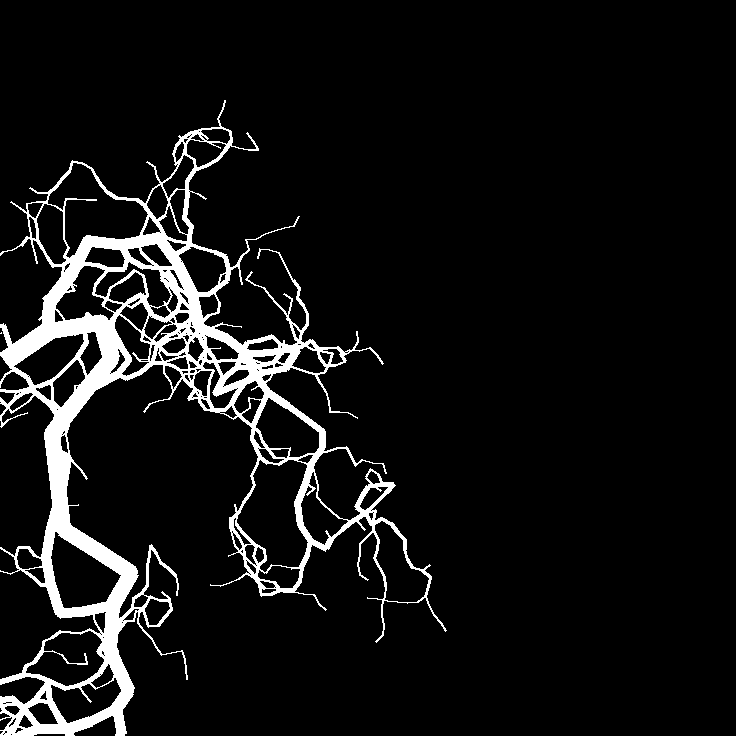
#> input picture src/SynData/SynLabel/lab_3.tiff, 736 x 736 px, found by its file name
$ jupyter execute --allow-errors add_artery_test.ipynb
#> lines starting #> are read from the running program, lines starting #| are printed output that depends on the picture; after the words box and inside, x2 and y2 are one past the last pixel; in counts of white or black regions, pixels touching at a corner belong together
[cell 1]
import numpy as np
import skimage.io
import matplotlib.pyplot as plt
from scipy.ndimage import gaussian_filter
from SynDataFunctionality.genInputFromLabel import std_gauss_filter

[cell 2]
bg_test_path = r"Z:\dikuAngiograms\Projects\Jeppe Filippa Spring 2023\02\Backgrounds\test_background_0.tiff"
#> (the rest of this cell did not finish here and is left out)

#> (a cell that did not finish here is left out)

[cell 4]
artery_path = r"C:\Users\nugni\OneDrive\Skrivebord\Bachelor\git\Bachelor_rep_angiograms\src\SynData\SynLabel\lab_3.tiff"
artery = skimage.io.imread(artery_path)
#> artery is the input picture: shape (736, 736) int32; values 0 (black) and 1 (white), 7.3% white; 2 white regions (1 under 20 px), largest, box (x1, y1, x2, y2) and area: (0, 100, 447, 736) 39774

[cell 5]
plt.imshow(artery, cmap="gray")

#> (a cell that did not finish here is left out)

#> (a cell that did not finish here is left out)

[cell 8]
artcol = 45
noise_std = 21
noise_mask = np.random.normal(0, np.sqrt(21), (736, 736))

#plt.imshow(noise_mask)

[cell 9]
noise_map = np.zeros((736, 736))
#> (the rest of this cell did not finish here and is left out)

[cell 10]
plt.imshow(noise_map, cmap="gray")
plt.show()
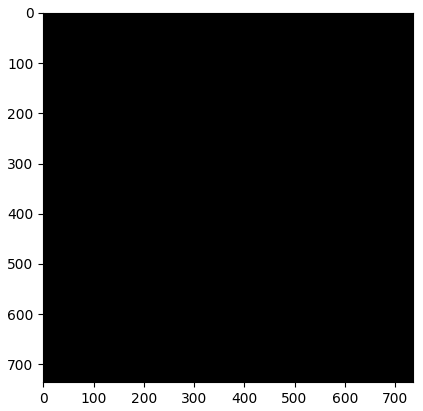
#> figure drawn by matplotlib, 1 panel
plt.imshow(noise_map[350:380, 0:50], cmap='gray')
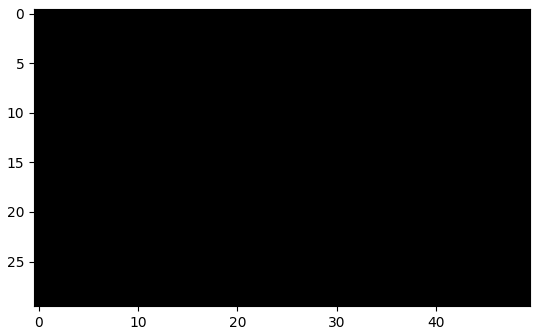
#> figure drawn by matplotlib, 1 panel
